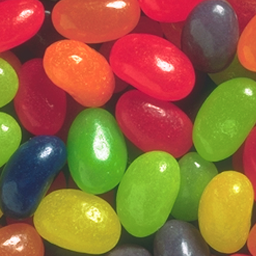
%> input picture Lab 1/W2/jbeans.ppm, 256 x 256 px
$ octave Lab1_2.m   (GNU Octave 9; MATLAB toolbox functions it lacks are replaced by stand-ins)
%> lines starting %> are read from the running program, lines starting %| are printed output that depends on the picture
%> further down, jbeans is the input picture: size 256x256x3 uint8; mean R, G, B 148.6, 102.5, 59.4
### Lab 1/W1/rgb2ycc.m
function ycc_image = rgb2ycc(rgb_image)
    rgb_image = double(rgb_image);
    R = rgb_image(:,:,1);
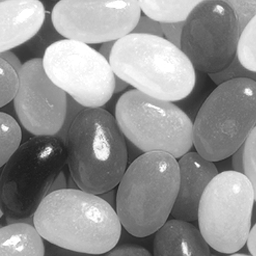
%> R: size 256x256 double; min 27, max 255, mean 148.6
    G = rgb_image(:,:,2);
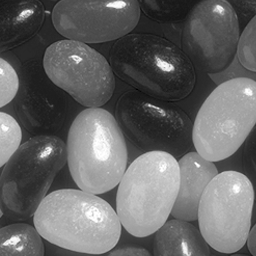
%> G: size 256x256 double; min 0, max 255, mean 102.5
    B = rgb_image(:,:,3);
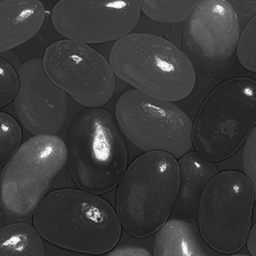
%> B: size 256x256 double; min 14, max 255, mean 59.4
    Y = ((75*R + 150*G + 29*B)/256);
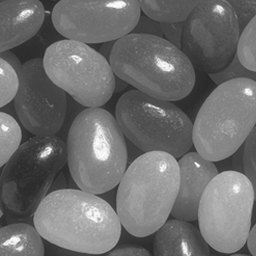
%> Y: size 256x256 double; min 39.98, max 253, mean 110.3
    Cb = ((-44*R - 87*G + 131*B)/256) + 128;
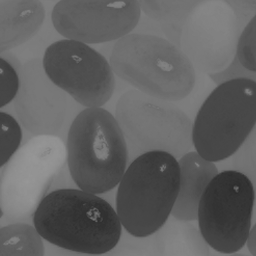
%> Cb: size 256x256 double; min 44.57, max 151.2, mean 98
    Cr = ((130*R - 110*G - 21*B)/256) + 128;
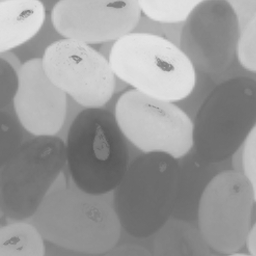
%> Cr: size 256x256 double; min 87.19, max 229, mean 154.5
    ycc_image(:,:,1)= Y;
    ycc_image(:,:,2)= Cb;
    ycc_image(:,:,3)= Cr;
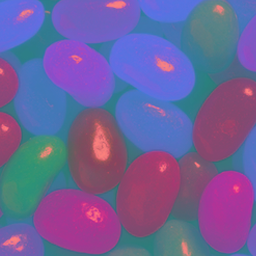
%> ycc_image: size 256x256x3 double; mean R, G, B 110.3, 98, 154.5
end

### Lab 1/W1/ycc2rgb.m
function rgb_image = ycc2rgb(ycc_image)
    Y = ycc_image(:,:,1);
    Cb = ycc_image(:,:,2);
    Cr = ycc_image(:,:,3);
    R = 1.0133*Y - 0.0025*(Cb-128) + 1.3838*(Cr-128);
    G = 1.0051*Y - 0.3336*(Cb-128) - 0.6928*(Cr-128);
    B = 1.0079*Y + 1.7318*(Cb-128) + 0.0047*(Cr-128);
    rgb_image(:,:,1)= R;
    rgb_image(:,:,2)= G;
    rgb_image(:,:,3)= B;
end

### Lab 1/W1/Lab1_2.m
%Load the jbeans.ppm image
jbeans = imread('jbeans.ppm');
figure, image(jbeans);
title('jbeans - Original')

%convert jeans.ppm to YCbCr
jbeans_ycc = rgb2ycc(jbeans);

%Display Y channel
Y = jbeans_ycc(:,:,1);
figure, imagesc(Y);
colorbar;
title('jbeans - Y Channel');
%Display Cr channel
Cr = jbeans_ycc(:,:,3);
figure, imagesc(Cr);
colorbar;
title('jbeans - Cr Channel');

%convert the image back to the RGB colour space
jbeans_rgb = ycc2rgb(jbeans_ycc);
figure ,image(uint8(round(jbeans_rgb)));
title('Image Conversion - YCC to RGB');
